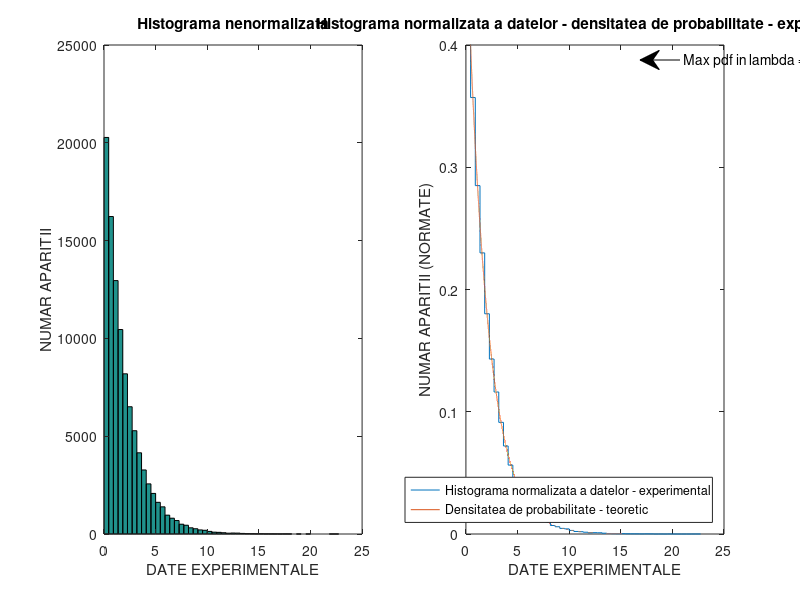
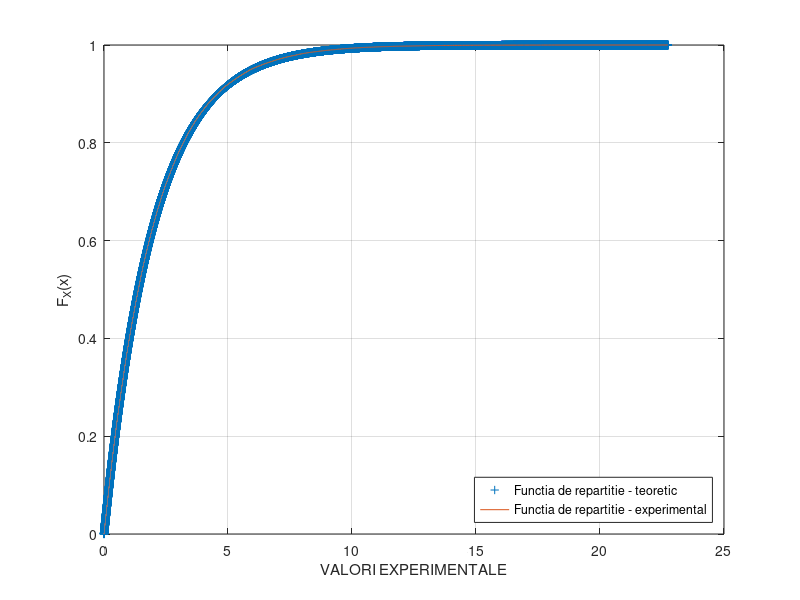
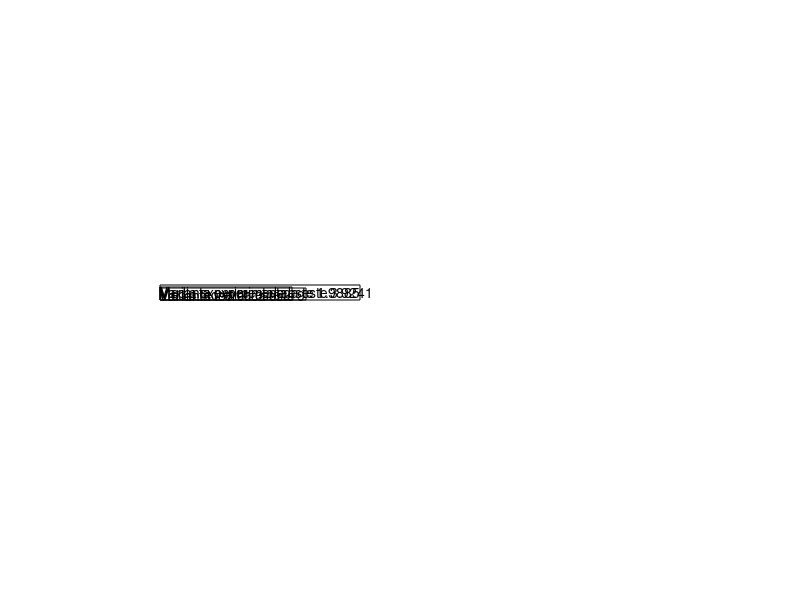

MATLAB code to generate these figures, in order:
clear all
clc
close all

N = 100000; % marimea vectorului folosit pentru histograma
N1 = N; % marimea vectorului folosit pentru densitatea de probabilitate si functia de repartitie teoretice
lambda = 2;
sigma = 3; % lambda si sigma definesc transformarea liniara g(x)=a*x+b pornind de la legea normala standard
C = 50; % numarul de clase ale histogramei

x = exprnd(lambda,1, N); % tipul de lege de probabilitate de studiat
% x = sigma*x + lambda; 
% x = lambda + sigma.*sqrt(-2.*log(rand(1,N))).*cos(2*pi.*rand(1,N));
% % x = lambda + sigma.*sqrt(-2.*log(rand(1,N))).*sin(2*pi.*rand(1,N));
n = length(x); % va fi egal cu N

%Histograma nenormalizata cu C clase
figure
subplot(1,2,1), hist(x,C), title('Histograma nenormalizata'), xlabel('DATE EXPERIMENTALE'), ylabel('NUMAR APARITII')
[frecv,u] = hist(x,C); % returneaza frecventele nenormate si centrele claselor histogramei

%Histograma experimentala normalizata cu C clase
delta = u(2)-u(1); % gasim latimea unei clase din histograma
x1 = [u-0.5*delta, u(end)+0.5*delta]; % adaugam artificial un termen suportului histogramei normalizate ca sa inceapa fix din a si sa se termine in b 
frecv1 = [frecv./(n*delta), frecv(end)/(n*delta)]; %vectorul de frecvente normalizate *py*dy = px*dx
subplot(1,2,2), stairs(x1,frecv1), ylim([0 0.4]), xlabel('DATE EXPERIMENTALE'), ylabel('NUMAR APARITII (NORMATE)')
hold on

%Histograma normalizata teoretica
x2 = linspace(u(1)-0.5*delta,u(end)+0.5*delta,N1);
%frecv2 = 1/(sigma*sqrt(2*pi)).*exp(-(x2-lambda).^2/2/sigma^2); % am putea zice si normpdf(x2) / distributia normala de medie lambda si abatere standard sigma
frecv2 = exppdf(x2, lambda);
plot(x2,frecv2),title('Histograma normalizata a datelor - densitatea de probabilitate - experimental')
legend('Histograma normalizata a datelor - experimental','Densitatea de probabilitate - teoretic','Location','SouthEast');

hold on
x_arrow = [0.85 0.8]; %Aceste valori depind de distributia/legea folosita si au rol doar estetic/vizualizarea pe grafic a unor valori; trebuie avut grija cand modificati legea sa schimbati/adaptati si valorile
y_arrow = [0.9 0.9]; %Aceste valori depind de distributia/legea folosita si au rol doar estetic/vizualizarea pe grafic a unor valori; trebuie avut grija cand modificati legea sa schimbati/adaptati si valorile
annotation('textarrow',x_arrow,y_arrow,'String',['Max pdf in lambda = ',num2str(1/sigma/sqrt(2*pi))]) %aceasta valoare e valabila pentru gaussiana standard; pentru alte gaussiene poate fi omisa
hold off

%Functia teoretica de repartitie
x4 = x2;
frecv4 = expcdf(x4,lambda,sigma);
figure, plot(x4,frecv4,'+'), xlabel('VALORI EXPERIMENTALE'), ylabel('F_X(x)'), grid on
hold on

%Functia experimentala de repartitie in trepte
stairs([sort(x,'ascend')],[linspace(1/N,1,N)]), %added some additional padding terms at the ends of F(x)
legend('Functia de repartitie - teoretic','Functia de repartitie - experimental','Location','SouthEast');
hold off

%Media si Varianta teoretice si experimentale

medie_teoretica = lambda;
medie_experimentala = mean(x);
var_teoretica = sigma^2;
var_experimentala = var(x);
figure
dim1 = [0.2 0.5 0.3 0.4];
annotation('textbox',dim1,'String',['Media teoretica este ', num2str(medie_teoretica)],'FitBoxToText','on');
dim2 = [0.2 0.5 0.2 0.3];
annotation('textbox',dim2,'String',['Media experimentala este ', num2str(medie_experimentala)],'FitBoxToText','on');
dim3 = [0.2 0.5 0.1 0.2];
annotation('textbox',dim3,'String',['Varianta teoretica este ', num2str(var_teoretica)],'FitBoxToText','on');
dim4 = [0.2 0.5 0.0 0.1];
annotation('textbox',dim4,'String',['Varianta experimentala este ', num2str(var_experimentala)],'FitBoxToText','on');